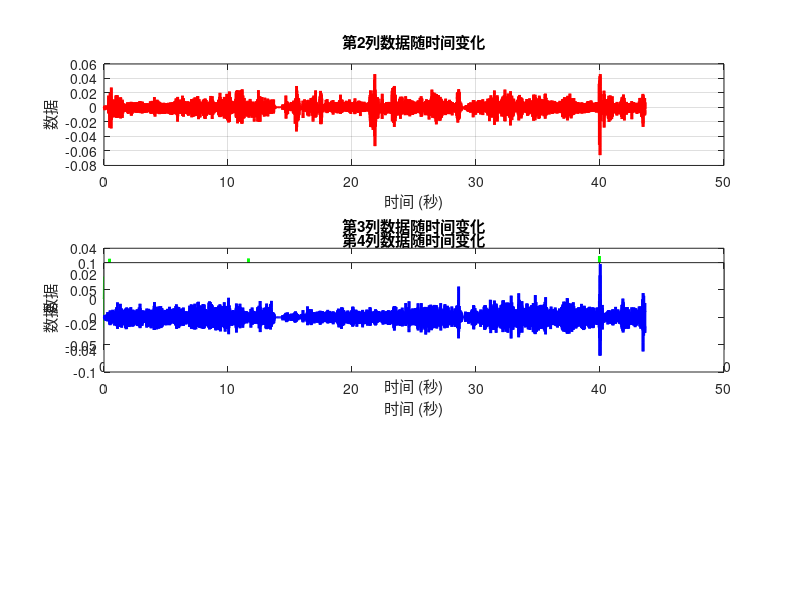

Source code (MATLAB):
% 从文本文件读取数据，假设数据以空格分隔
data = dlmread('data.txt');

% 提取时间间隔，假设时间间隔为0.001秒
time = (0:size(data, 1)-1) * 0.001;

% 提取第2列、3列、4列的数据
column2 = data(:, 2);
column3 = data(:, 3);
column4 = data(:, 4);

% 创建一个新的图形窗口
figure;

% 绘制第2列的数据
subplot(3, 1, 1);
plot(time, column2, 'r-', 'LineWidth', 2);
xlabel('时间 (秒)');
ylabel('数据');
title('第2列数据随时间变化');
grid on;

% 绘制第3列的数据
subplot(3, 1, 2);
plot(time, column3, 'g-', 'LineWidth', 2);
xlabel('时间 (秒)');
ylabel('数据');
title('第3列数据随时间变化');

% 绘制第4列的数据
subplot(3, 1, 3);
plot(time, column4, 'b-', 'LineWidth', 2);
xlabel('时间 (秒)');
ylabel('数据');
title('第4列数据随时间变化');

% 调整子图之间的间距
spacing = 0.05;
subplotSpacing = 0.08;
subplotPosition = 0.9 / 3;
set(gcf, 'Position', [100, 100, 800, 600]);

% 调整子图位置
pos = get(gca, 'Position');
pos(2) = subplotPosition * 2 + subplotSpacing * 2;
set(gca, 'Position', pos);

pos = get(gca, 'Position');
pos(2) = subplotPosition + subplotSpacing;
set(gca, 'Position', pos);

